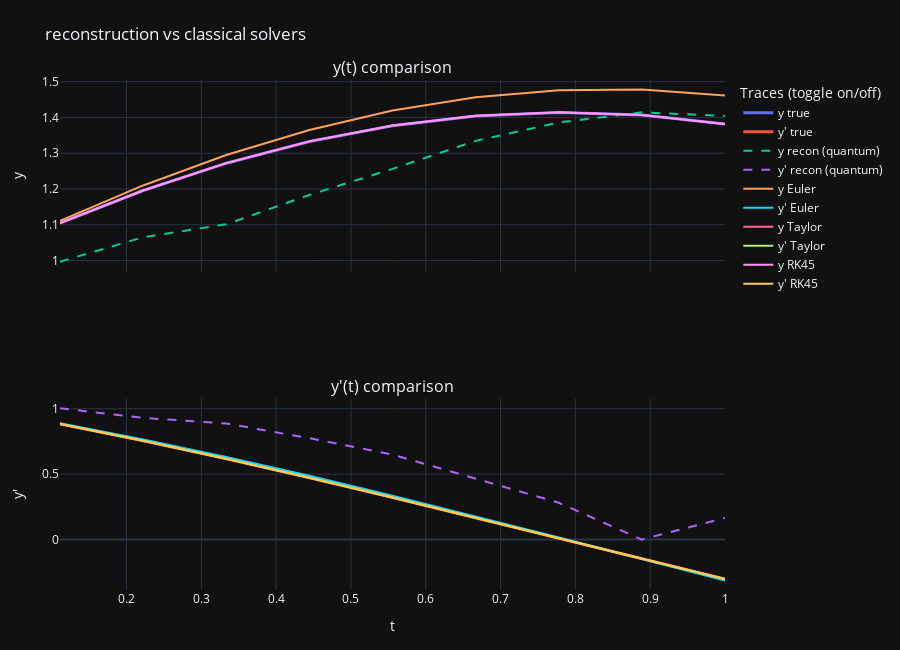

The cell this chart's notebook holds for it:
### Markdown cell above
The classical solvers closely track the analytic trajectory of the harmonic oscillator, with Euler’s method showing a slight overshoot in $y(t)$ due to its first-order truncation. Both the Taylor and RK45 solutions remain almost indistinguishable from the true curve, confirming their higher precision.

The quantum reconstruction reproduces the overall oscillatory trend but underestimates the amplitude across the interval. This indicates that, for **this simple system**, classical solvers remain superior in both accuracy and efficiency, while the quantum method serves mainly as a proof-of-principle demonstration of the algorithm’s correctness rather than a performance advantage; to truly evaluate the quantum advantage, the algorithm would need to be tested on a higher dimensional or more complex system, where classical approximations become costly


*click on the keys on the graph to view selected trajectories*

### Code cell
y_euler, yp_euler = solver_euler(t)
y_taylor, yp_taylor = solver_taylor(t)
y_rk, yp_rk = solver_rk45(t)

plotly_compare_solvers(results, t, y_euler, yp_euler, y_taylor, yp_taylor, y_rk, yp_rk)

### Figure 1 — Plotly figure (JSON) as saved in the notebook; plotly's stock layout.template omitted (floating-point values rounded to 4 significant figures)
{"data": [{"line": {"width": 3}, "mode": "lines", "name": "y true", "type": "scatter", "x": [0.1111, 0.2222, 0.3333, 0.4444, 0.5556, 0.6667, 0.7778, 0.8889, 1], "xaxis": "x", "y": [1.105, 1.196, 1.272, 1.333, 1.377, 1.404, 1.414, 1.407, 1.382], "yaxis": "y"}, {"line": {"width": 3}, "mode": "lines", "name": "y' true", "type": "scatter", "x": [0.1111, 0.2222, 0.3333, 0.4444, 0.5556, 0.6667, 0.7778, 0.8889, 1], "xaxis": "x2", "y": [0.883, 0.755, 0.6178, 0.4729, 0.3222, 0.1675, 0.01078, -0.1461, -0.3012], "yaxis": "y2"}, {"line": {"dash": "dash"}, "mode": "lines", "name": "y recon (quantum)", "type": "scatter", "x": [0.1111, 0.2222, 0.3333, 0.4444, 0.5556, 0.6667, 0.7778, 0.8889, 1], "xaxis": "x", "y": [0.9967, 1.065, 1.101, 1.183, 1.256, 1.335, 1.386, 1.414, 1.404], "yaxis": "y"}, {"line": {"dash": "dash"}, "mode": "lines", "name": "y' recon (quantum)", "type": "scatter", "x": [0.1111, 0.2222, 0.3333, 0.4444, 0.5556, 0.6667, 0.7778, 0.8889, 1], "xaxis": "x2", "y": [1.003, 0.9303, 0.8871, 0.7745, 0.6497, 0.468, 0.2812, 0, 0.1658], "yaxis": "y2"}, {"mode": "lines", "name": "y Euler", "type": "scatter", "x": [0.1111, 0.2222, 0.3333, 0.4444, 0.5556, 0.6667, 0.7778, 0.8889, 1], "xaxis": "x", "y": [1.111, 1.21, 1.295, 1.365, 1.419, 1.456, 1.476, 1.478, 1.462], "yaxis": "y"}, {"mode": "lines", "name": "y' Euler", "type": "scatter", "x": [0.1111, 0.2222, 0.3333, 0.4444, 0.5556, 0.6667, 0.7778, 0.8889, 1], "xaxis": "x2", "y": [0.8889, 0.7654, 0.631, 0.4871, 0.3355, 0.1778, 0.01594, -0.1481, -0.3123], "yaxis": "y2"}, {"mode": "lines", "name": "y Taylor", "type": "scatter", "x": [0.1111, 0.2222, 0.3333, 0.4444, 0.5556, 0.6667, 0.7778, 0.8889, 1], "xaxis": "x", "y": [1.105, 1.196, 1.272, 1.333, 1.377, 1.404, 1.414, 1.407, 1.382], "yaxis": "y"}, {"mode": "lines", "name": "y' Taylor", "type": "scatter", "x": [0.1111, 0.2222, 0.3333, 0.4444, 0.5556, 0.6667, 0.7778, 0.8889, 1], "xaxis": "x2", "y": [0.883, 0.755, 0.6178, 0.4729, 0.3222, 0.1675, 0.01078, -0.1461, -0.3012], "yaxis": "y2"}, {"mode": "lines", "name": "y RK45", "type": "scatter", "x": [0.1111, 0.2222, 0.3333, 0.4444, 0.5556, 0.6667, 0.7778, 0.8889, 1], "xaxis": "x", "y": [1.105, 1.196, 1.272, 1.333, 1.377, 1.405, 1.414, 1.407, 1.382], "yaxis": "y"}, {"mode": "lines", "name": "y' RK45", "type": "scatter", "x": [0.1111, 0.2222, 0.3333, 0.4444, 0.5556, 0.6667, 0.7778, 0.8889, 1], "xaxis": "x2", "y": [0.883, 0.755, 0.6178, 0.4729, 0.3222, 0.1675, 0.0107, -0.1463, -0.3014], "yaxis": "y2"}], "layout": {"annotations": [{"font": {"size": 16}, "showarrow": false, "text": "y(t) comparison", "x": 0.5, "xanchor": "center", "xref": "paper", "y": 1, "yanchor": "bottom", "yref": "paper"}, {"font": {"size": 16}, "showarrow": false, "text": "y'(t) comparison", "x": 0.5, "xanchor": "center", "xref": "paper", "y": 0.375, "yanchor": "bottom", "yref": "paper"}], "height": 650, "hovermode": "x unified", "legend": {"title": {"text": "Traces (toggle on/off)"}}, "margin": {"b": 60, "l": 60, "r": 40, "t": 80}, "title": {"text": "reconstruction vs classical solvers"}, "xaxis": {"anchor": "y", "domain": [0, 1], "matches": "x2", "showticklabels": false}, "xaxis2": {"anchor": "y2", "domain": [0, 1], "title": {"text": "t"}}, "yaxis": {"anchor": "x", "domain": [0.625, 1], "title": {"text": "y"}}, "yaxis2": {"anchor": "x2", "domain": [0, 0.375], "title": {"text": "y'"}}}}
